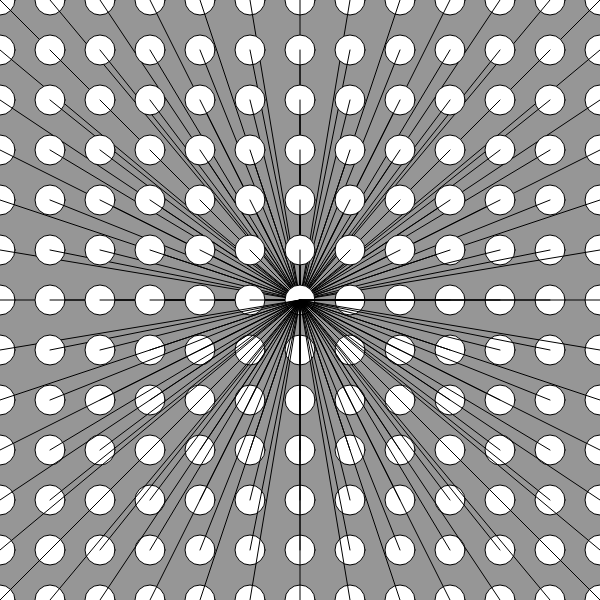
Frame 1 (no input)
Frame 60 (no input): identical to frame 1, image omitted
Frame 120 (the mouse pressed at the canvas centre since frame 60): identical to frame 1, image omitted

The p5.js sketch that drew this single still picture (run headless with seeded random() and noise() and a simulated clock; from frame 60 on, the mouse is pressed at the canvas centre):

// p5.js sketch
// ── sketch.js
function setup() {
  createCanvas(600, 600);
}

function draw() {
  background(150);
  for (var y = 0; y <= height; y += 50) {
    for (var x = 0; x <= width; x += 50) {
    fill(300, 300, 300);
    circle(x, y, 30);
    fill(255, 0, 0);
    line(x, y, 300, 300)
}
}
}
